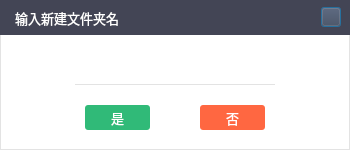
<?xml version="1.0" encoding="UTF-8"?>
<ui version="4.0">
 <class>STCloudNewFolderClass</class>
 <widget class="QDialog" name="STCloudNewFolderClass">
  <property name="geometry">
   <rect>
    <x>0</x>
    <y>0</y>
    <width>350</width>
    <height>150</height>
   </rect>
  </property>
  <property name="minimumSize">
   <size>
    <width>350</width>
    <height>150</height>
   </size>
  </property>
  <property name="maximumSize">
   <size>
    <width>350</width>
    <height>150</height>
   </size>
  </property>
  <property name="windowTitle">
   <string>STCloudNewFolder</string>
  </property>
  <property name="styleSheet">
   <string notr="true">QDialog {background-color: #ffffff;border: 1px solid #e3e3e3;}</string>
  </property>
  <layout class="QVBoxLayout" name="verticalLayout">
   <property name="spacing">
    <number>0</number>
   </property>
   <property name="leftMargin">
    <number>0</number>
   </property>
   <property name="topMargin">
    <number>0</number>
   </property>
   <property name="rightMargin">
    <number>0</number>
   </property>
   <property name="bottomMargin">
    <number>0</number>
   </property>
   <item>
    <widget class="QWidget" name="widTitle" native="true">
     <property name="minimumSize">
      <size>
       <width>0</width>
       <height>35</height>
      </size>
     </property>
     <property name="maximumSize">
      <size>
       <width>16777215</width>
       <height>35</height>
      </size>
     </property>
     <property name="styleSheet">
      <string notr="true">background-color: #434555;</string>
     </property>
     <layout class="QHBoxLayout" name="horizontalLayout_10">
      <property name="spacing">
       <number>0</number>
      </property>
      <property name="leftMargin">
       <number>15</number>
      </property>
      <property name="topMargin">
       <number>0</number>
      </property>
      <property name="rightMargin">
       <number>0</number>
      </property>
      <property name="bottomMargin">
       <number>0</number>
      </property>
      <item>
       <widget class="QLabel" name="label_3">
        <property name="font">
         <font>
          <family>微软雅黑</family>
          <pointsize>10</pointsize>
         </font>
        </property>
        <property name="styleSheet">
         <string notr="true">color: rgb(255, 255, 255);</string>
        </property>
        <property name="text">
         <string>输入新建文件夹名</string>
        </property>
       </widget>
      </item>
      <item>
       <spacer name="horizontalSpacer_5">
        <property name="orientation">
         <enum>Qt::Horizontal</enum>
        </property>
        <property name="sizeHint" stdset="0">
         <size>
          <width>448</width>
          <height>20</height>
         </size>
        </property>
       </spacer>
      </item>
      <item>
       <widget class="QWidget" name="widget_17" native="true">
        <layout class="QHBoxLayout" name="horizontalLayout_9">
         <property name="topMargin">
          <number>0</number>
         </property>
         <property name="bottomMargin">
          <number>0</number>
         </property>
         <item>
          <widget class="QPushButton" name="pbClose">
           <property name="minimumSize">
            <size>
             <width>20</width>
             <height>20</height>
            </size>
           </property>
           <property name="maximumSize">
            <size>
             <width>20</width>
             <height>20</height>
            </size>
           </property>
           <property name="styleSheet">
            <string notr="true">
QPushButton{border-image: url(:/STSample/Resources/images/close.png);}

QPushButton:hover:!pressed {
	
	background-color: #ff6741;
}</string>
           </property>
           <property name="text">
            <string/>
           </property>
          </widget>
         </item>
        </layout>
       </widget>
      </item>
     </layout>
    </widget>
   </item>
   <item>
    <widget class="QWidget" name="widget" native="true">
     <property name="styleSheet">
      <string notr="true">QWidget#widget{border-left: 1px solid #e3e3e3;
border-right: 1px solid #e3e3e3;}</string>
     </property>
     <layout class="QVBoxLayout" name="verticalLayout_2">
      <property name="topMargin">
       <number>9</number>
      </property>
      <property name="bottomMargin">
       <number>9</number>
      </property>
      <item>
       <widget class="QWidget" name="widget_2" native="true">
        <layout class="QHBoxLayout" name="horizontalLayout">
         <item>
          <spacer name="horizontalSpacer_3">
           <property name="orientation">
            <enum>Qt::Horizontal</enum>
           </property>
           <property name="sizeHint" stdset="0">
            <size>
             <width>48</width>
             <height>20</height>
            </size>
           </property>
          </spacer>
         </item>
         <item>
          <widget class="QLineEdit" name="leFolderName">
           <property name="minimumSize">
            <size>
             <width>200</width>
             <height>30</height>
            </size>
           </property>
           <property name="maximumSize">
            <size>
             <width>200</width>
             <height>30</height>
            </size>
           </property>
           <property name="font">
            <font>
             <family>微软雅黑</family>
             <pointsize>11</pointsize>
            </font>
           </property>
           <property name="styleSheet">
            <string notr="true">color: rgb(67, 69, 85);border: 0px;border-bottom: 1px solid #e3e3e3;
</string>
           </property>
           <property name="text">
            <string/>
           </property>
          </widget>
         </item>
         <item>
          <spacer name="horizontalSpacer_4">
           <property name="orientation">
            <enum>Qt::Horizontal</enum>
           </property>
           <property name="sizeHint" stdset="0">
            <size>
             <width>48</width>
             <height>20</height>
            </size>
           </property>
          </spacer>
         </item>
        </layout>
       </widget>
      </item>
     </layout>
    </widget>
   </item>
   <item>
    <layout class="QHBoxLayout" name="hblayout">
     <property name="spacing">
      <number>50</number>
     </property>
     <property name="leftMargin">
      <number>10</number>
     </property>
     <property name="topMargin">
      <number>0</number>
     </property>
     <property name="rightMargin">
      <number>10</number>
     </property>
     <property name="bottomMargin">
      <number>20</number>
     </property>
     <item>
      <spacer name="horizontalSpacer_2">
       <property name="orientation">
        <enum>Qt::Horizontal</enum>
       </property>
       <property name="sizeHint" stdset="0">
        <size>
         <width>40</width>
         <height>20</height>
        </size>
       </property>
      </spacer>
     </item>
     <item>
      <widget class="QPushButton" name="pbOK">
       <property name="minimumSize">
        <size>
         <width>65</width>
         <height>25</height>
        </size>
       </property>
       <property name="maximumSize">
        <size>
         <width>65</width>
         <height>25</height>
        </size>
       </property>
       <property name="font">
        <font>
         <family>微软雅黑</family>
         <pointsize>10</pointsize>
        </font>
       </property>
       <property name="styleSheet">
        <string notr="true">

QPushButton {
	border-radius: 3px;
	color: rgb(255, 255, 255);
	background-color: rgb(48, 186, 120);
}
QPushButton:hover:pressed {
	background-color: rgb(48, 186, 120);
}
QPushButton:hover:!pressed {
	
	background-color: rgb(109, 206, 160);
}</string>
       </property>
       <property name="text">
        <string>是</string>
       </property>
      </widget>
     </item>
     <item>
      <widget class="QPushButton" name="pbCancel">
       <property name="minimumSize">
        <size>
         <width>65</width>
         <height>25</height>
        </size>
       </property>
       <property name="maximumSize">
        <size>
         <width>65</width>
         <height>25</height>
        </size>
       </property>
       <property name="font">
        <font>
         <family>微软雅黑</family>
         <pointsize>10</pointsize>
        </font>
       </property>
       <property name="styleSheet">
        <string notr="true">

QPushButton {
	border-radius: 3px;
	color: rgb(255, 255, 255);
	background-color: rgb(255, 103, 65);
}
QPushButton:hover:pressed {
	background-color: rgb(255, 103, 65);
}
QPushButton:hover:!pressed {
	background-color: rgb(255, 133, 103);
}</string>
       </property>
       <property name="text">
        <string>否</string>
       </property>
      </widget>
     </item>
     <item>
      <spacer name="horizontalSpacer">
       <property name="orientation">
        <enum>Qt::Horizontal</enum>
       </property>
       <property name="sizeHint" stdset="0">
        <size>
         <width>40</width>
         <height>20</height>
        </size>
       </property>
      </spacer>
     </item>
    </layout>
   </item>
  </layout>
 </widget>
 <resources>
  <include location="stsample.qrc"/>
 </resources>
 <connections/>
</ui>
